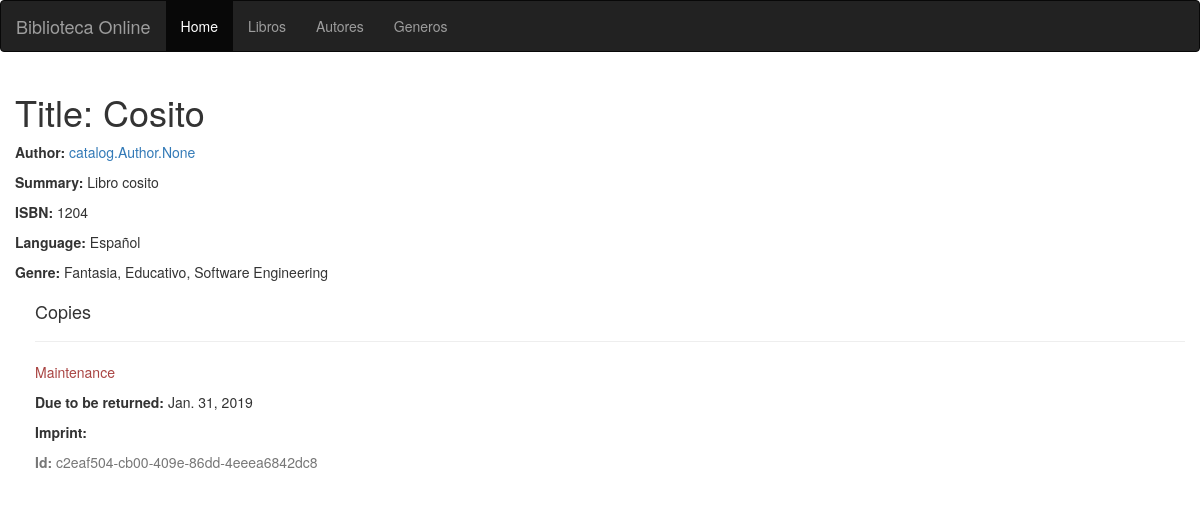
The app's page /catalog/libros/6 with its own data.
### catalog/models.py (models this page shows, shortened)
class Book(models.Model):
    title = models.CharField(max_length=30, help_text="Titulo del Libro")
    summary = models.TextField(max_length=40, help_text="Resumen del Libro")
    imprint = models.CharField(max_length=20)
    isbn = models.CharField('ISBN', max_length=13)
    author = models.ManyToManyField(Author)
    genre = models.ManyToManyField(Genre)
    language = models.ForeignKey(Language, on_delete=models.PROTECT)

class Language(models.Model):
    name = models.CharField(max_length=30, help_text="Idioma")
    def __str__(self):
        return self.name

class Genre(models.Model):
    name = models.CharField(max_length=30, help_text="Nombre de Genero")
    def __str__(self):
        return self.name

class BookInstance(models.Model):
    id = models.UUIDField(
        primary_key=True, default=uuid.uuid4, help_text="ID Unico de libro")
    due_back = models.DateField()
    LOAN_STATUS = (('m', 'Maintenance'), ('o', 'On loan'),
                   ('a', 'Available'), ('r', 'Reserved'))
    status = models.CharField(max_length=1, choices=LOAN_STATUS,
                              blank=True, default='m',
                              help_text='Disponibilidad del Libro')
    book = models.ForeignKey(Book, on_delete=models.SET_NULL, null=True)

### catalog/views.py (the view)
# urls.py: path('libros/<pk>', views.DetalleLibros.as_view(), name='book-detail'),
class DetalleLibros(generic.DetailView):
    model = Book

### catalog/templates/catalog/book_detail.html
{% extends 'base.html' %}
{% block content %}
  <h1>Title: {{ book.title }}</h1>
  <p><strong>Author:</strong> <a href="">{{ book.author }}</a></p>
  <p><strong>Summary:</strong> {{ book.summary }}</p>
  <p><strong>ISBN:</strong> {{ book.isbn }}</p>
  <p><strong>Language:</strong> {{ book.language }}</p>
  <p><strong>Genre:</strong> {% for genre in book.genre.all %} {{ genre }}{% if not forloop.last %}, {% endif %}{% endfor %}</p>
  <div style="margin-left:20px;margin-top:20px">
    <h4>Copies</h4>
    {% for copy in book.bookinstance_set.all %}
    <hr>
    <p class="{% if copy.status == 'a' %}text-success{% elif copy.status == 'm' %}text-danger{% else %}text-warning{% endif %}">{{ copy.get_status_display }}</p>
    {% if copy.status != 'a' %}<p><strong>Due to be returned:</strong> {{copy.due_back}}</p>{% endif %}
    <p><strong>Imprint:</strong> {{copy.imprint}}</p>
    <p class="text-muted"><strong>Id:</strong> {{copy.id}}</p>
    {% endfor %}
  </div>
{% endblock %}

### records on screen
Book: title "Cosito", author "catalog.Author.None", summary "Libro cosito", isbn "1204", language "Español"
Genre: name "Fantasia"
Genre: name "Educativo"
Genre: name "Software Engineering"
BookInstance: status "Maintenance", due_back "Jan. 31, 2019", id "c2eaf504-cb00-409e-86dd-4eeea6842dc8"
